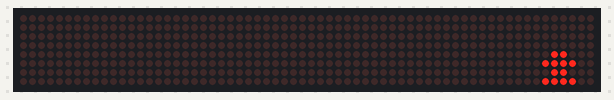
Simulated run of this sketch. Board: Arduino Uno, built with avr-gcc and run on an emulated ATmega328P. On the bench: 64×8 LED matrix.

Above: at 0.06 s.
At 0.49 s:
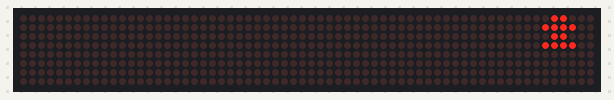
At 1.1 s:
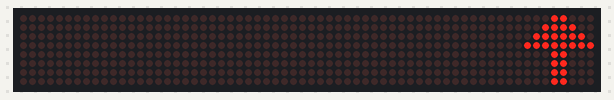
At 1.6 s:
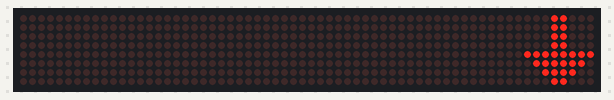
At 2.1 s:
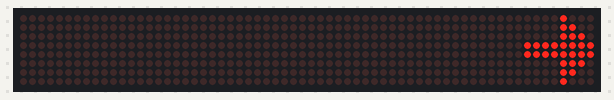
At 2.7 s:
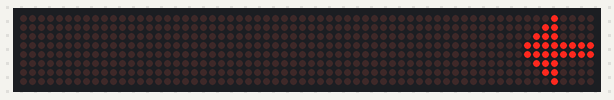

Measured:
- by itself, everything shown: repeats every 3.1 s, in 14 steps
- what the display in image 2 shows lasts 0.5 s, from 1.1 s to 1.6 s

The sketch:

Project_Task2.ino
```cpp
#include <LedControl.h>

int DIN = 12;
int CS= 11;
int CLK = 10;
LedControl lc=LedControl(DIN,CLK,CS,0);

void setup()
{
  lc.shutdown(0,false);
  lc.setIntensity(0,15);
  lc.clearDisplay(0);
}
void loop()
{
  byte arrow_up[8]= {0x18,0x3C,0x7E,0xFF,0x18,0x18,0x18,0x18};
  byte arrow_down[8]= {0x18,0x18,0x18,0x18,0xFF,0x7E,0x3C,0x18};
  byte arrow_right[8]= {0x08,0x0C,0x0E,0xFF,0xFF,0x0E,0x0C,0x08,};
  byte arrow_left[8]= {0x10,0x30,0x70,0xFF,0xFF,0x70,0x30,0x10,};

  byte d1[8]= {0xAA,0x55,0xAA,0x55,0xAA,0x55,0xAA,0x55};
  byte d2[8]= {0x55,0xAA,0x55,0xAA,0x55,0xAA,0x55,0xAA};

  byte b1[8]= {0x00,0x00,0x00,0x00,0x18,0x3C,0x18,0x3C};
  byte b2[8]= {0x00,0x00,0x00,0x18,0x3C,0x18,0x3C,0x00};
  byte b3[8]= {0x00,0x00,0x18,0x3C,0x18,0x3C,0x00,0x00};
  byte b4[8]= {0x00,0x18,0x3C,0x18,0x3C,0x00,0x00,0x00};
  byte b5[8]= {0x18,0x3C,0x18,0x3C,0x00,0x00,0x00,0x00};
  byte b6[8]= {0x3C,0x18,0x3C,0x00,0x00,0x00,0x00,0x18};
  byte b7[8]= {0x18,0x3C,0x00,0x00,0x00,0x00,0x18,0x3C};
  byte b8[8]= {0x3C,0x00,0x00,0x00,0x00,0x18,0x3C,0x18};

  printByte(b1);
  delay(100);
  printByte(b2);
  delay(100);
  printByte(b3);
  delay(100);
  printByte(b4);
  delay(100);
  printByte(b5);
  delay(100);
  printByte(b6);
  delay(100);
  printByte(b7);
  delay(100);
  printByte(b8);
  delay(100);

  printByte(d1);
  delay(100);
  printByte(d2);
  delay(100);

  printByte(arrow_up);
  delay(500);
  printByte(arrow_down);
  delay(500); printByte(arrow_right);
  delay(500); printByte(arrow_left);
  delay(500);
}
void printByte(byte character [])
{
  int i=0;
  for(i=0;i<8;i++)
  {
    lc.setRow(0,i,character[i]);
  }
}
```
